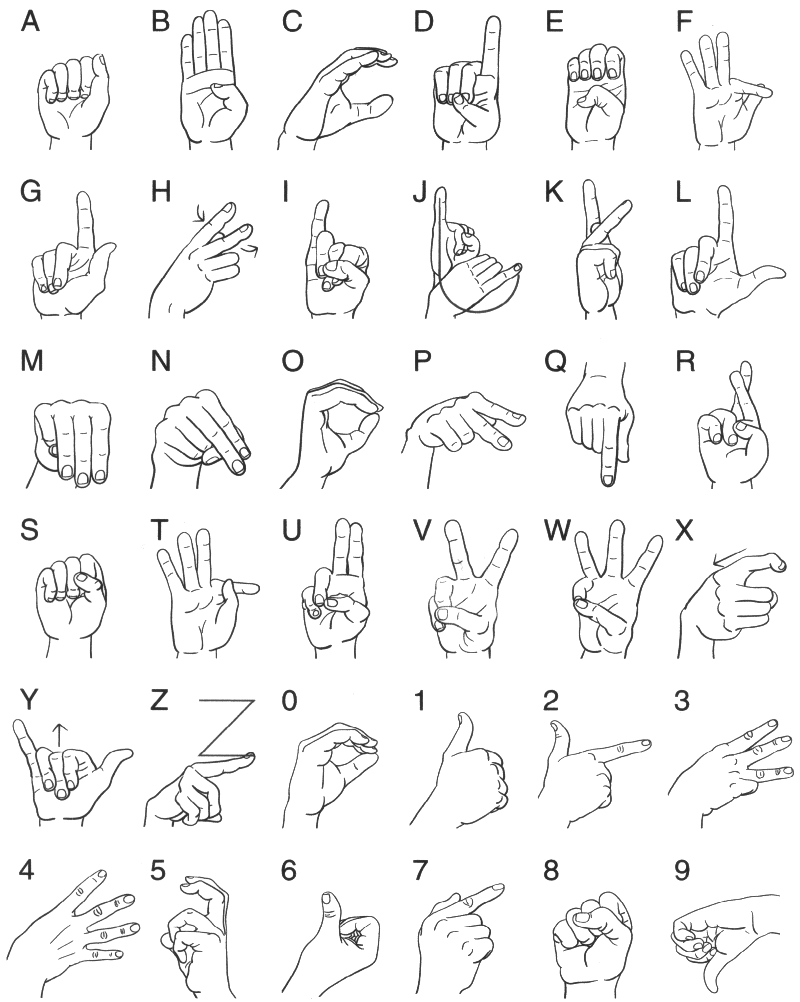
#> input picture dataset/alfabeto-libras.jpg, 800 x 1002 px, given in place of the camera
$ python hand_detection.py
#> lines starting #> are read from the running program, lines starting #| are printed output that depends on the picture; after the words box and inside, x2 and y2 are one past the last pixel; in counts of white or black regions, pixels touching at a corner belong together
import numpy as np
import cv2

ESC = 27
#cap_region_x_begin = 0.6  # start point/total width
#cap_region_y_end = 0.8  # start point/total width
hand_cascade = cv2.CascadeClassifier('haar_cascade/hand_haar_cascade.xml')

# open web cam
camera = cv2.VideoCapture(0)

while camera.isOpened():
    ret, frame = camera.read()
#> frame is the input picture: shape (1002, 800, 3); min 32, max 255, mean 244.8
    frame = cv2.flip(frame, 1) #flip the frame horizontally
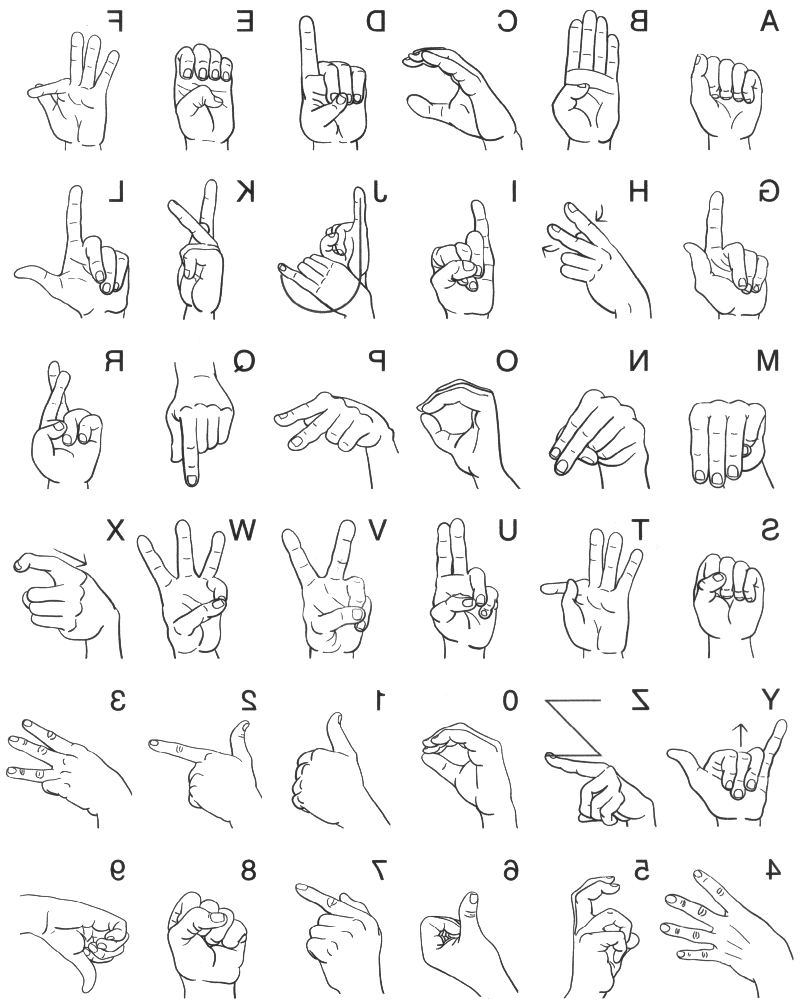
#> frame: shape (1002, 800, 3); min 32, max 255, mean 244.8
    blur = cv2.GaussianBlur(frame, (5,5), 0)
    imgGray = cv2.cvtColor(blur, cv2.COLOR_BGR2GRAY)
    retval2,thresh1 = cv2.threshold(imgGray,70,255,cv2.THRESH_BINARY_INV+cv2.THRESH_OTSU)
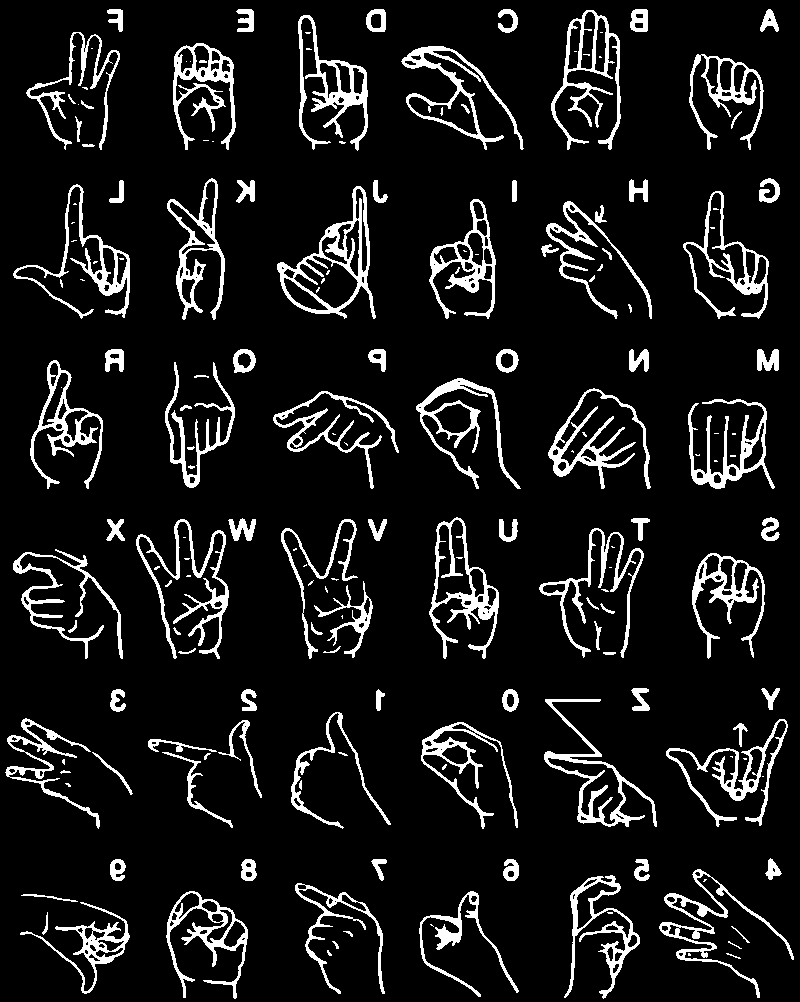
#> thresh1: shape (1002, 800); 9.8% white; 180 white regions (67 under 20 px), largest, box (x1, y1, x2, y2) and area: (277, 186, 376, 319) 2800, (298, 15, 368, 151) 2369, (429, 517, 499, 659) 2349
#> retval2 = 210
    #cv2.CascadeClassifier.detectMultiScale(image, rejectLevels, levelWeights[, scaleFactor[, minNeighbors[, flags[, minSize[, maxSize[, outputRejectLevels]]]]]])
    hand = hand_cascade.detectMultiScale(thresh1, 1.3, 5)
#> hand = ()


    for (x, y, w, h) in hand:
        # cv2.rectangle(img, (x1, y1), (x2, y2), color)
        cv2.rectangle(frame, (x, y), (5+(x+w), 5+(y+h)), (0, 255,0), 2)

        # REGION OF INTEREST - ROI
        roi = frame[y:5+(y+h), x:5+(x+w)]

        cv2.imshow('roi', roi) #region of interest
#> this loop made 0 passes


    cv2.imshow('WEBCAM', frame) #origin

    if cv2.waitKey(1) == ESC:
#> (key Esc is pressed here)
      break

camera.release()
